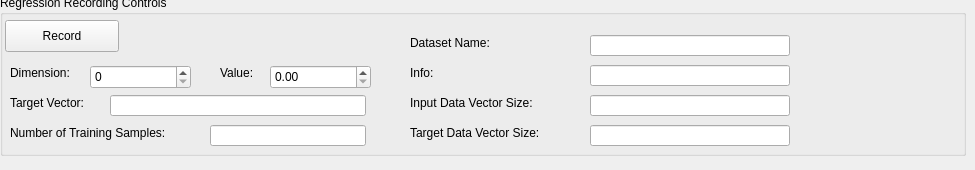
       <widget class="QWidget" name="page_25">
        <widget class="QGroupBox" name="groupBox_21">
         <property name="geometry">
          <rect>
           <x>0</x>
           <y>-5</y>
           <width>966</width>
           <height>161</height>
          </rect>
         </property>
         <property name="title">
          <string>Regression Recording Controls</string>
         </property>
         <widget class="QLabel" name="label_58">
          <property name="geometry">
           <rect>
            <x>410</x>
            <y>100</y>
            <width>171</width>
            <height>16</height>
           </rect>
          </property>
          <property name="text">
           <string>Input Data Vector Size:</string>
          </property>
         </widget>
         <widget class="QLabel" name="label_60">
          <property name="geometry">
           <rect>
            <x>410</x>
            <y>40</y>
            <width>131</width>
            <height>16</height>
           </rect>
          </property>
          <property name="text">
           <string>Dataset Name:</string>
          </property>
         </widget>
         <widget class="QLineEdit" name="dataLabellingTool_regressionMode_numInputDimensionsField">
          <property name="geometry">
           <rect>
            <x>590</x>
            <y>100</y>
            <width>200</width>
            <height>21</height>
           </rect>
          </property>
         </widget>
         <widget class="QLineEdit" name="dataLabellingTool_regressionMode_numTrainingSamples">
          <property name="geometry">
           <rect>
            <x>210</x>
            <y>130</y>
            <width>156</width>
            <height>21</height>
           </rect>
          </property>
         </widget>
         <widget class="QLineEdit" name="dataLabellingTool_regressionMode_datasetName">
          <property name="geometry">
           <rect>
            <x>590</x>
            <y>40</y>
            <width>200</width>
            <height>21</height>
           </rect>
          </property>
         </widget>
         <widget class="QLabel" name="label_62">
          <property name="geometry">
           <rect>
            <x>10</x>
            <y>130</y>
            <width>191</width>
            <height>16</height>
           </rect>
          </property>
          <property name="text">
           <string>Number of Training Samples:</string>
          </property>
         </widget>
         <widget class="QLabel" name="label_63">
          <property name="geometry">
           <rect>
            <x>10</x>
            <y>100</y>
            <width>131</width>
            <height>16</height>
           </rect>
          </property>
          <property name="text">
           <string>Target Vector:</string>
          </property>
         </widget>
         <widget class="QPushButton" name="dataLabellingTool_regressionModeRecordButton">
          <property name="geometry">
           <rect>
            <x>5</x>
            <y>25</y>
            <width>114</width>
            <height>32</height>
           </rect>
          </property>
          <property name="text">
           <string>Record</string>
          </property>
         </widget>
         <widget class="QLineEdit" name="dataLabellingTool_targetVectorTextField">
          <property name="geometry">
           <rect>
            <x>110</x>
            <y>100</y>
            <width>256</width>
            <height>21</height>
           </rect>
          </property>
         </widget>
         <widget class="QLabel" name="label_61">
          <property name="geometry">
           <rect>
            <x>410</x>
            <y>70</y>
            <width>131</width>
            <height>16</height>
           </rect>
          </property>
          <property name="text">
           <string>Info:</string>
          </property>
         </widget>
         <widget class="QLineEdit" name="dataLabellingTool_regressionMode_infoTextField">
          <property name="geometry">
           <rect>
            <x>590</x>
            <y>70</y>
            <width>200</width>
            <height>21</height>
           </rect>
          </property>
         </widget>
         <widget class="QLabel" name="label_75">
          <property name="geometry">
           <rect>
            <x>410</x>
            <y>130</y>
            <width>171</width>
            <height>16</height>
           </rect>
          </property>
          <property name="text">
           <string>Target Data Vector Size:</string>
          </property>
         </widget>
         <widget class="QLineEdit" name="dataLabellingTool_numTargetDimensionsField">
          <property name="geometry">
           <rect>
            <x>590</x>
            <y>130</y>
            <width>200</width>
            <height>21</height>
           </rect>
          </property>
         </widget>
         <widget class="QSpinBox" name="dataLabellingTool_targetVectorDimensionSpinBox">
          <property name="geometry">
           <rect>
            <x>90</x>
            <y>70</y>
            <width>101</width>
            <height>24</height>
           </rect>
          </property>
         </widget>
         <widget class="QLabel" name="label_6">
          <property name="geometry">
           <rect>
            <x>10</x>
            <y>70</y>
            <width>81</width>
            <height>16</height>
           </rect>
          </property>
          <property name="text">
           <string>Dimension:</string>
          </property>
         </widget>
         <widget class="QLabel" name="label_9">
          <property name="geometry">
           <rect>
            <x>220</x>
            <y>70</y>
            <width>46</width>
            <height>16</height>
           </rect>
          </property>
          <property name="text">
           <string>Value:</string>
          </property>
         </widget>
         <widget class="QDoubleSpinBox" name="dataLabellingTool_targetVectorValueSpinBox">
          <property name="geometry">
           <rect>
            <x>270</x>
            <y>70</y>
            <width>101</width>
            <height>24</height>
           </rect>
          </property>
         </widget>
        </widget>
       </widget>
